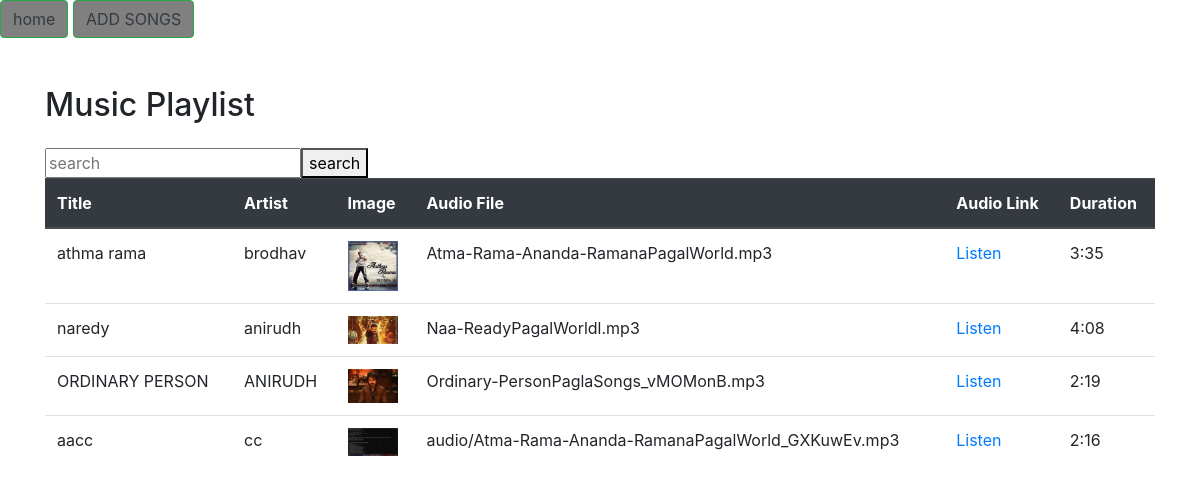
Screenshot of /datas/ with the database file from the repository.
### musicapp/models.py (models this page shows, shortened)
class song(models.Model):
    title=models.TextField()
    artist=models.TextField()
    image=models.ImageField(upload_to='image',blank=True,null=True)
    audio_file=models.FileField(upload_to='audio',blank=True,null=True)
    audio_link=models.CharField(max_length=200,blank=True,null=True)
    duration=models.CharField(max_length=20)
    paginate_by=2

### musicapp/views.py (the view)
# urls.py: path('datas/', views.data_views, name='data_views'),
def data_views(request):
    data_value=song.objects.all()
    return render(request,"datas.html",{'song':data_value})

### templates/datas.html (shortened to what this page needs)
<!DOCTYPE html>
<html lang="en">
<head>
    <link rel="stylesheet" href="https://stackpath.bootstrapcdn.com/bootstrap/4.5.2/css/bootstrap.min.css">
    <link rel="stylesheet" href="https://cdnjs.cloudflare.com/ajax/libs/font-awesome/5.15.1/css/all.min.css">
</head>
<body>
    <button class="btn btn-success" style="background-color:gray;"><a href="{% url 'home' %}" class="text-dark">home</a></button>
    <button class="btn btn-success" style="background-color:gray;"><a href="{% url 'form' %}" class="text-dark">ADD SONGS</a></button>
<div class="container mt-5">
    <h2 class="mb-4">Music Playlist</h2>
    <form action="{% url 'searchbar' %}" method="get" class="form-inline">
        <input type="text" name="q" class="from-control" placeholder="search">
        <button type="submit">search</button>
    </form>
    <table class="table">
        <thead class="thead-dark">
            <tr>
                <th>Title</th>
                <th>Artist</th>
                <th>Image</th>
                <th>Audio File</th>
                <th>Audio Link</th>
                <th>Duration</th>
            </tr>
        </thead>
        <tbody>
            {% if song %}
                {% for dt in song %}
                    <tr>
                        <td>{{ dt.title }}</td>
                        <td>{{ dt.artist }}</td>
                        <td>
                            {% if dt.image %}
                                <img src="{{ dt.image.url }}" alt="Album Cover" style="max-width: 50px; max-height: 50px;">
                            {% else %}
                                No Image
                            {% endif %}
                        </td>
                        <td>{{ dt.audio_file }}</td>
                        <td>
                            {% if dt.audio_link %}
                                <a href="{{ dt.audio_link }}" target="_blank">Listen</a>
                            {% else %}
                                No Link
                            {% endif %}
                        </td>
                        <td>{{ dt.duration }}</td>
                    </tr>
                {% endfor %}
            {% else %}
                <tr>
                    <td colspan="7">No songs available</td>
                </tr>
            {% endif %}
        </tbody>
    </table>
</div>
</body>
</html>

### rows the page displays
song: title "athma rama", artist "brodhav", image (picture), audio_file "Atma-Rama-Ananda-RamanaPagalWorld.mp3", duration "3:35"
song: title "naredy", artist "anirudh", image (picture), audio_file "Naa-ReadyPagalWorldl.mp3", duration "4:08"
song: title "ORDINARY PERSON", artist "ANIRUDH", image (picture), audio_file "Ordinary-PersonPaglaSongs_vMOMonB.mp3", duration "2:19"
song: title "aacc", artist "cc", image (picture), audio_file "audio/Atma-Rama-Ananda-RamanaPagalWorld_GXKuwEv.mp3", duration "2:16"
